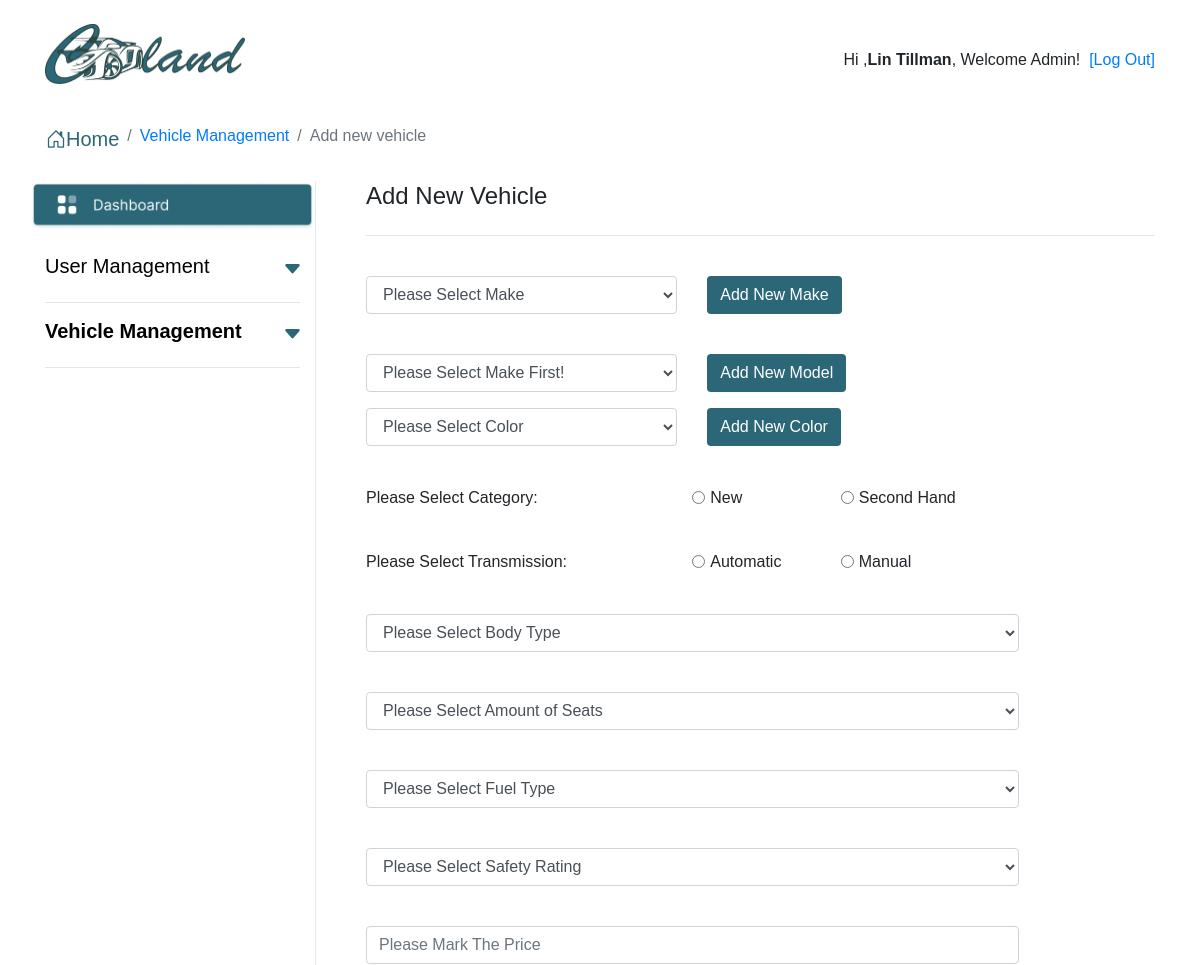
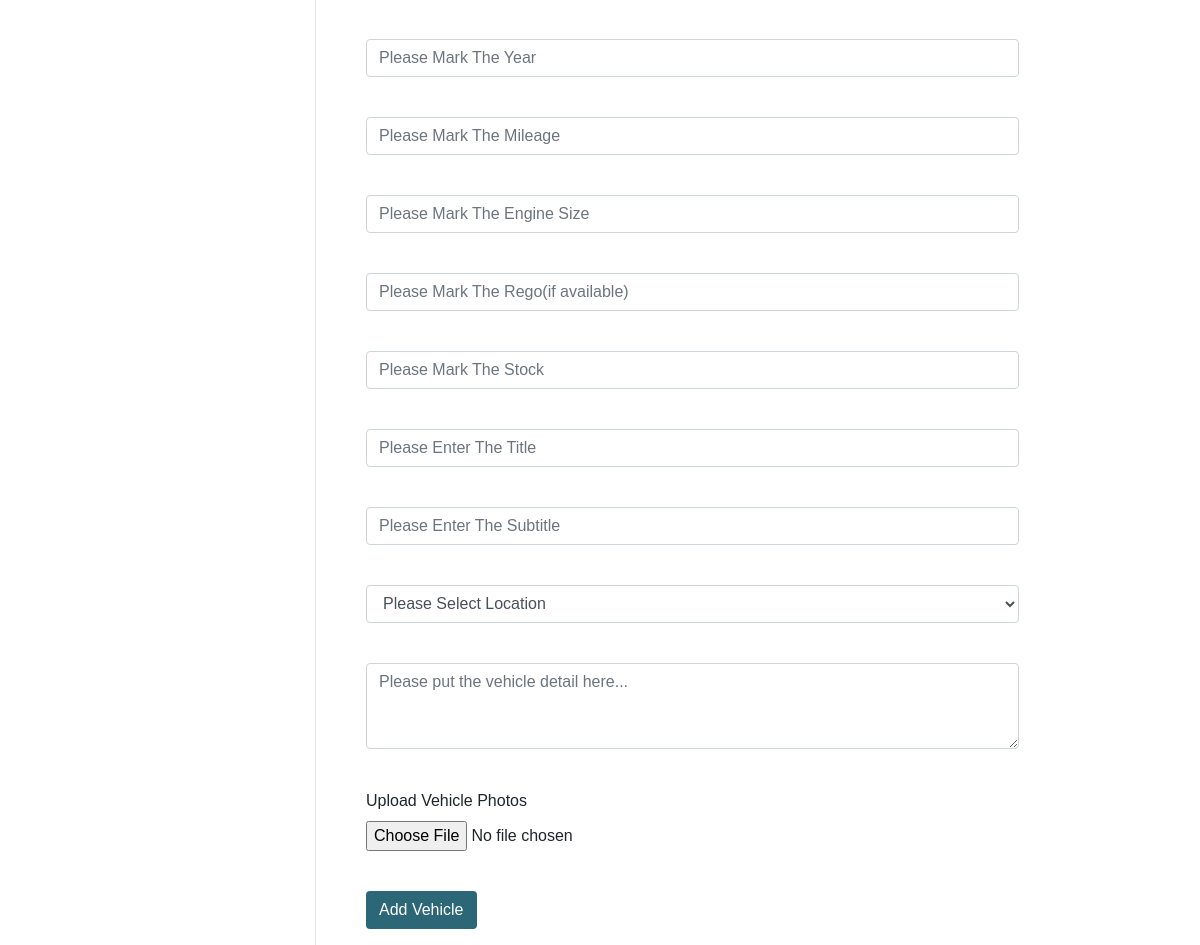
The app's page /admin/vehicles/addVehicle.php (signed in) with its own data (2 pictures, top to bottom).
### tables this page shows
CREATE TABLE `vehicle_category` (
  `category_id` int NOT NULL,
  `category` varchar(100) NOT NULL
);

CREATE TABLE `vehicle_transmission` (
  `transmission_id` int NOT NULL,
  `transmission` varchar(100) NOT NULL
);

### admin/vehicles/addVehicle.php (the view, shortened to what this page needs)
<?php
include "../../config.php";
?>
<!DOCTYPE html>
<html lang="en">
<head>
  <link href="../../css/bootstrap.css" rel="stylesheet">
  <link href="../../css/style.css" rel="stylesheet">
  <link href="../../icon/bootstrap-icons.css" rel="stylesheet">
</head>
<body>
  <section style="background-color: white;">
    <div class="container">
      <div class="row">
        <div class="col">
          <br>
          <img src="../../images/logo4x.png" class="img-fluid float-left" style="width: 200px;">
        </div>
        <div class="col" style="text-align: right;">
          <br><br>
          <p>Hi&nbsp;,<b><?php echo  $_SESSION['fullname']; ?></b>,&nbsp;Welcome Admin!&nbsp;&nbsp;<a href="../../logout.php">[Log Out]</a></p>
        </div>
      </div>
      <br>
      <div class="row">
        <nav aria-label="breadcrumb">
          <ol class="breadcrumb">
            <li class="breadcrumb-item"><span style="font-size: 20px;color:#2B6777;"><i class="bi bi-house-door"></i>Home</span></li>
            <li class="breadcrumb-item"><a href="index.php">Vehicle Management</a></li>
            <li class="breadcrumb-item active" aria-current="page">Add new vehicle</li>
          </ol>
        </nav>
      </div>
      <div class="row">
        <?php include "sideBarNavVehicle.php" ?>
        <div class="col" style="padding-left: 50px;border-left:1.5px solid #E2E8F0;">
          <div class="row">
            <div class="col">
              <h4>Add New Vehicle</h4>
            </div>
          </div>
          <hr>
          <br>
          <form method="POST" action="" enctype="multipart/form-data">
            <div class="row">
              <div class="form-group col-5">
                <select id="make" name="make" class="form-control" required>
                  <option value="">Please Select Make</option>
                </select>
              </div>
              <div class="form-group col-5">
                <button type="button" class="btn" name="addNewMakeModal" data-toggle="modal" data-target="#addNewMake" data-whatever="@addNewMake" style="background-color: #2B6777;color:white;">Add New Make</button>
              </div>
            </div>
            <br>
            <div class="row">
              <div class="form-group col-5">
                <select class="form-control" name="model" id="model">
                  <option value="">Please Select Make First!</option>
                </select>
              </div>
              <div class="form-group col-5">
                <span class="openModelWrapper">
                  <button type="button" class="btn" id="openModel" name="addNewModelModal" data-toggle="modal" data-target="#addNewModel" data-whatever="@addNewModel" style="background-color: #2B6777;color:white;">Add New Model</button>
                </span>
              </div>
            </div>
            <div class="row">
              <div class="form-group col-5">
                <select class="form-control" name="color" id="color">
                  <option value="">Please Select Color</option>
                </select>
              </div>
              <div class="form-group col-5">
                <span class="openModelWrapper">
                  <button type="button" class="btn" id="openColor" name="addNewColorModal" data-toggle="modal" data-target="#addNewColor" data-whatever="@addNewModel" style="background-color: #2B6777;color:white;">Add New Color</button>
                </span>
              </div>
            </div>
            <br>
            <div class="row">
              <p class="col-5">Please Select Category:</p>
              <?php
              $queryCategory = "SELECT * FROM vehicle_category";
              $resultCategory = mysqli_query($link, $queryCategory);
              while ($rowCategory = mysqli_fetch_array($resultCategory)) {
                extract($rowCategory);
              ?>
                <div class="form-check form-check-inline form-group col-2 ">
                  <input class="form-check-input" type="radio" name="category" required="required" id="category<?php echo $category_id; ?>" value="<?php echo $category_id; ?>">
                  <label class="form-check-label" for="category<?php echo $category_id; ?>"><?php echo $category; ?></label>
                </div>
              <?php  } ?>
            </div>
            <br>
            <div class="row">
              <p class="col-5">Please Select Transmission:</p>
              <?php
              $queryTransmission = "SELECT * FROM vehicle_transmission";
              $resultTransmission = mysqli_query($link, $queryTransmission);
              while ($rowTransmission = mysqli_fetch_array($resultTransmission)) {
                extract($rowTransmission);
              ?>
                <div class="form-check form-check-inline form-group col-2 ">
                  <input class="form-check-input" type="radio" name="transmission" id="transmission<?php echo $transmission_id; ?>" value="<?php echo $transmission_id; ?>">
                  <label class="form-check-label" for="transmission<?php echo $transmission_id; ?>"><?php echo $transmission; ?></label>
                </div>
              <?php  } ?>
            </div>
            <br>
            <div class="row">
              <div class="form-group col-10">
                <select class="form-control" name="bodytype" id="bodytype" required>
                  <option value="">Please Select Body Type</option>
                </select>
              </div>
            </div>
            <br>
            <div class="row">
              <div class="form-group col-10">
                <select class="form-control" name="seats" id="seats" required>
                  <option value="">Please Select Amount of Seats</option>
                </select>
              </div>
            </div>
            <br>
            <div class="row">
              <div class="form-group col-10">
                <select class="form-control" name="fueltype" id="fueltype" required>
                  <option value="">Please Select Fuel Type</option>
                </select>
              </div>
            </div>
            <br>
            <div class="row">
              <div class="form-group col-10">
                <select class="form-control" name="safety" id="safety" required>
                  <option value="">Please Select Safety Rating</option>
                </select>
              </div>
            </div>
            <br>
            <div class="row">
              <div class="form-group col-10">
                <input type="number" class="form-control" id="price" name="price" placeholder="Please Mark The Price" required>
              </div>
            </div>
            <br>
            <div class="row">
              <div class="form-group col-10">
                <input type="text" class="form-control" id="year" name="year" placeholder="Please Mark The Year">
              </div>
            </div>
            <br>
            <div class="row">
              <div class="form-group col-10">
                <input type="number" class="form-control" id="mileage" name="mileage" placeholder="Please Mark The Mileage" required>
              </div>
            </div>
            <br>
            <div class="row">
              <div class="form-group col-10">
                <input type="text" class="form-control" id="engine_size" name="engine_size" placeholder="Please Mark The Engine Size" required>
              </div>
            </div>
            <br>
            <div class="row">
              <div class="form-group col-10">
                <input type="text" class="form-control" id="rego" name="rego" placeholder="Please Mark The Rego(if available)">
              </div>
            </div>
            <br>
            <div class="row">
              <div class="form-group col-10">
                <input type="number" class="form-control" id="stock" name="stock" placeholder="Please Mark The Stock">
              </div>
            </div>
            <br>
            <div class="row">
              <div class="form-group col-10">
                <input type="text" class="form-control" id="title" name="title" placeholder="Please Enter The Title" required>
              </div>
            </div>
            <br>
            <div class="row">
              <div class="form-group col-10">
                <input type="text" class="form-control" id="subtitle" name="subtitle" placeholder="Please Enter The Subtitle" required>
              </div>
            </div>
            <br>
            <div class="row">
              <div class="form-group col-10">
                <select class="form-control" name="location" id="location" required>
                  <option value="">Please Select Location</option>
                </select>
              </div>
            </div>
            <br>
            <div class="row">
              <div class="form-group col-10">
                <textarea name="detail" id="detail" class="form-control" rows="3" placeholder="Please put the vehicle detail here..."></textarea>
              </div>
            </div>
            <br>
            <div class="row">
              <div class="form-group col-10">
                <label for="img">Upload Vehicle Photos</label>
                <input type="file" class="form-control-file" id="img" name="img">
              </div>
            </div>
            <br>
            <div class="row">
              <div class="form-group col-3">
                <button type="submit" class="btn" name="addCar" style="background-color: #2B6777;color:white;">Add Vehicle</button>
              </div>
            </div>
          </form>
        </div>
      </div>
    </div>
  </section>
</body>
</html>

### css/style.css (style rules this page uses)
* { box-sizing: border-box; padding: 0; margin: 0; }
body { font-family: Arial, Helvetica, sans-serif; background: linear-gradient(180deg, #F2F2F2 0%, #C8D8E4 100%) no-repeat; min-height: 100vh; }
.breadcrumb { background-color: transparent; }

### records on screen
vehicle_category: category "New"
vehicle_category: category "Second Hand"
vehicle_transmission: transmission "Automatic"
vehicle_transmission: transmission "Manual"

### other values on screen
$_SESSION['fullname'] "Lin Tillman"
